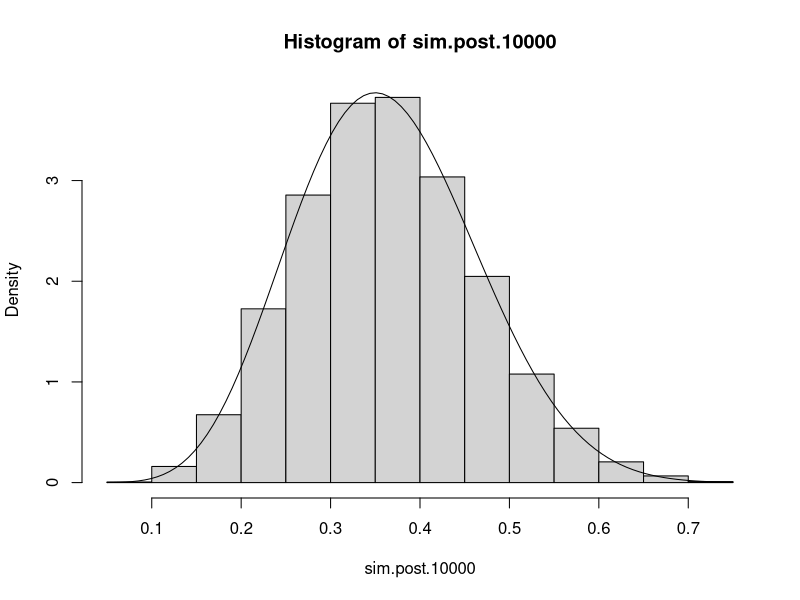
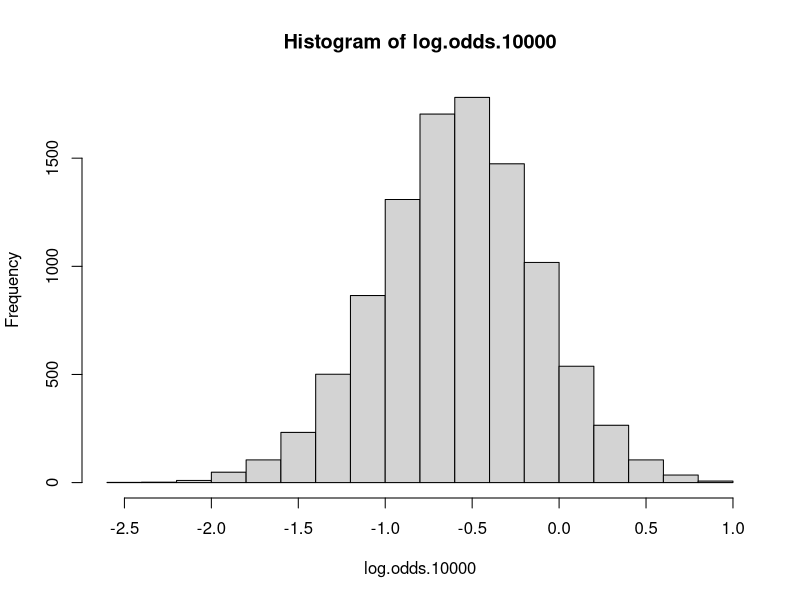

The R source for these figures, in order:
# Q2 10000 samples

n = 20 # no of independent trials
y = 7 # number of successes

ns = 10000 # no of samples

# for a uniform p(theta) 
a_theta = 1
b_theta = 1

a = a_theta+y
b = b_theta+n-y

sim.post.10000<-rbeta(ns,a,b)  # generate 100 simulations
hist(sim.post.10000,freq=F) 

curve(dbeta(x,a,b),add=T)

# estimate 95% conf
quant<-c(0.025,0.975)
cred.10000<-quantile(sim.post.10000,quant)  # 95% interval of sampled data
cred.theory<-qbeta(quant,a,b)  # 95% interval for theoretical beta model. 

# plot the log odds: 
log.odds.10000<-log(sim.post.10000/(1-sim.post.10000))
hist(log.odds.10000)
quantile(log.odds.10000,quant)
